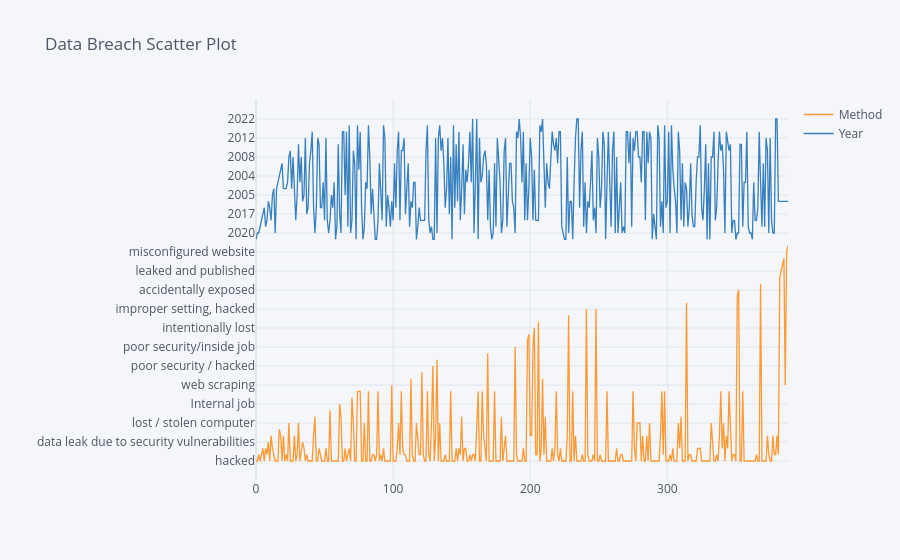

The code cell stored with this chart in its notebook:
### Code cell
db[['Method','Year']].iplot(kind='scatter', title='Data Breach Scatter Plot')

### Figure 1 — Plotly figure (JSON) as saved in the notebook; plotly's stock layout.template omitted (floating-point values rounded to 4 significant figures; data arrays with more than 128 entries replaced by an {"elided": "..."} marker saying what was removed)
{"data": [{"line": {"color": "rgba(255, 153, 51, 1.0)", "dash": "solid", "shape": "linear", "width": 1.3}, "mode": "lines", "name": "Method", "text": "", "type": "scatter", "x": {"elided": "389 int values"}, "y": {"elided": "389 str values"}}, {"line": {"color": "rgba(55, 128, 191, 1.0)", "dash": "solid", "shape": "linear", "width": 1.3}, "mode": "lines", "name": "Year", "text": "", "type": "scatter", "x": {"elided": "389 int values"}, "y": {"elided": "389 int values"}}], "layout": {"legend": {"bgcolor": "#F5F6F9", "font": {"color": "#4D5663"}}, "paper_bgcolor": "#F5F6F9", "plot_bgcolor": "#F5F6F9", "title": {"font": {"color": "#4D5663"}, "text": "Data Breach Scatter Plot"}, "xaxis": {"gridcolor": "#E1E5ED", "showgrid": true, "tickfont": {"color": "#4D5663"}, "title": {"font": {"color": "#4D5663"}, "text": ""}, "zerolinecolor": "#E1E5ED"}, "yaxis": {"gridcolor": "#E1E5ED", "showgrid": true, "tickfont": {"color": "#4D5663"}, "title": {"font": {"color": "#4D5663"}, "text": ""}, "zerolinecolor": "#E1E5ED"}}}
